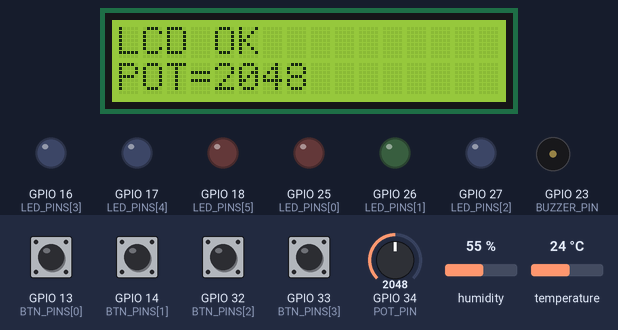
The sketch below on a simulated ESP32. Parts: 16×2 character LCD, output pins drawn as LEDs (lit = HIGH), buzzer (waves = sounding). The inputs (shaded band) are chosen by the test bench; at power-on: GPIO 13 (BTN_PINS[0]), GPIO 14 (BTN_PINS[1]), GPIO 32 (BTN_PINS[2]), GPIO 33 (BTN_PINS[3]) HIGH, GPIO 34 (POT_PIN) = 2048, humidity 55 %, temperature 24 °C (analog values on the 0–4095 scale). What the sketch prints to the serial monitor is not drawn.

Above: at 4.6 s.
4.7 s: GPIO 13 (BTN_PINS[0]) pulled LOW for 0.15 s
At 5.4 s:
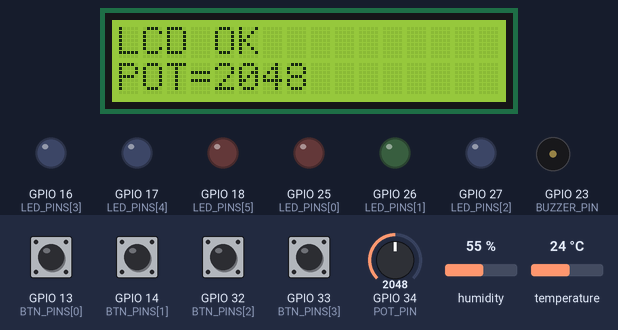
6.3 s: GPIO 34 (POT_PIN) set to 1960
At 6.8 s:
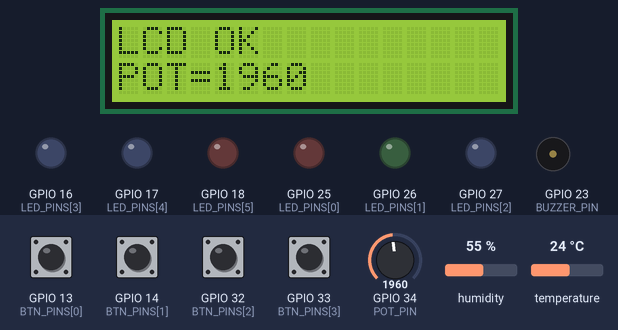
7.9 s: GPIO 14 (BTN_PINS[1]) pulled LOW for 0.15 s
At 9.0 s:
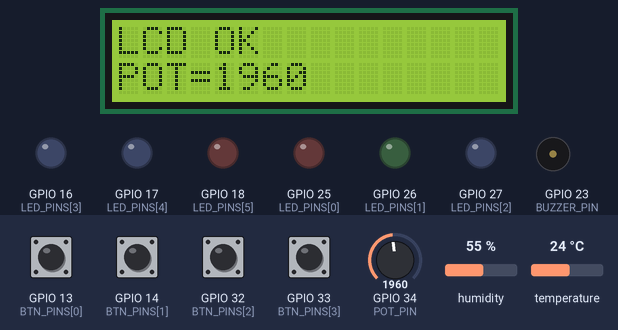
9.5 s: GPIO 34 (POT_PIN) set to 2040
At 10.7 s:
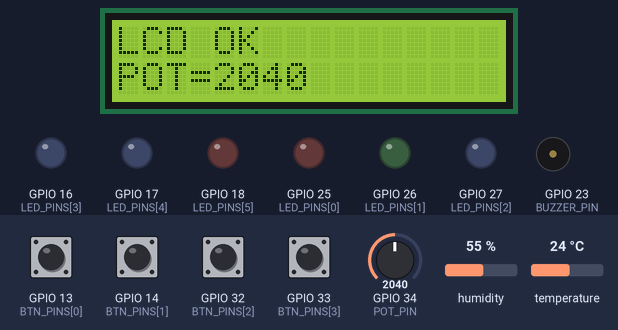
11.4 s: GPIO 32 (BTN_PINS[2]) pulled LOW for 0.15 s
At 12.6 s:
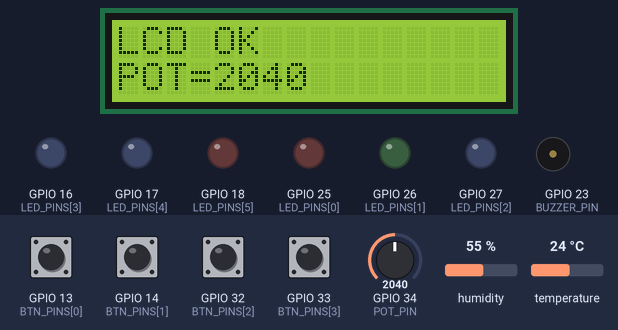
13.0 s: GPIO 33 (BTN_PINS[3]) pulled LOW for 0.15 s
At 14.1 s:
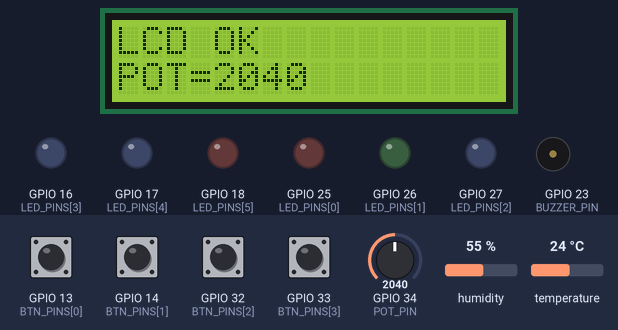
Timing chart, 0 to 15.6 s (numbered marks = the images above; inputs shaded):
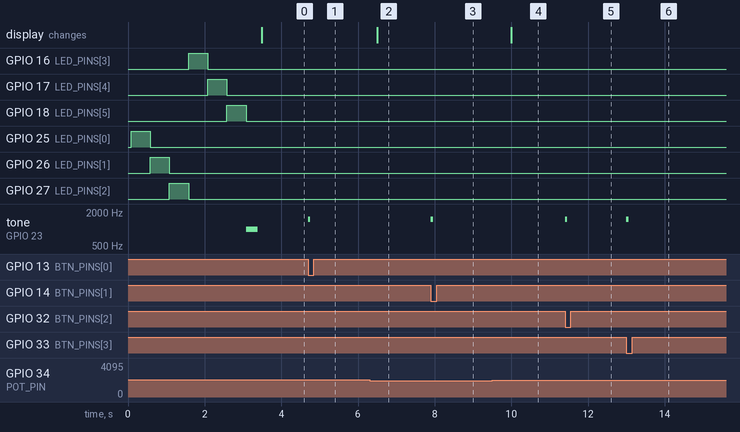

The sketch:

sketch.ino
```cpp
/*
 * 종합과제 2단계 — 회로 점검 스케치 (ESP32 DevKitC V4)
 * I2C LCD : SDA GPIO21, SCL GPIO22, 주소 0x27 → 1행 "LCD OK", 2행 POT 값 표시
 * SENSOR_MODE : 0 DHT11(실물) / 1 DHT22(Wokwi)
 */
#define SENSOR_MODE 1

#include <DHT.h>
#if SENSOR_MODE == 0
  DHT dht(4, DHT11);
#else
  DHT dht(4, DHT22);
#endif

#include <Wire.h>
#include <LiquidCrystal_I2C.h>
LiquidCrystal_I2C lcd(0x27, 16, 2);       // SDA 21, SCL 22, 안 나오면 0x3F

const int POT_PIN = 34;
const int LED_PINS[6] = {25, 26, 27, 16, 17, 18};
const char* LED_NAME[6] = {"상태 빨강(GPIO25)", "상태 초록(GPIO26)", "상태 파랑(GPIO27)",
                           "습도바1 파랑(GPIO16)", "습도바2 파랑(GPIO17)", "습도바3 빨강(GPIO18)"};
const int BUZZER_PIN = 23;
const int BTN_PINS[4] = {13, 14, 32, 33};
const char* BTN_NAME[4] = {"BTN_MODE(GPIO13)", "BTN_ALARM(GPIO14)", "BTN_REPORT(GPIO32)", "BTN_RESET(GPIO33)"};
bool lastBtn[4] = {HIGH, HIGH, HIGH, HIGH};
unsigned long lastPrintMs = 0, lastSensorMs = 0;

void setup() {
  Serial.begin(115200);
  analogReadResolution(12);
  for (int i = 0; i < 6; i++) pinMode(LED_PINS[i], OUTPUT);
  for (int i = 0; i < 4; i++) pinMode(BTN_PINS[i], INPUT_PULLUP);
  dht.begin();
  lcd.init(); lcd.backlight();
  lcd.setCursor(0, 0); lcd.print("LCD OK          ");
  Serial.println("# [점검] LED 순서 확인");
  for (int i = 0; i < 6; i++) {
    digitalWrite(LED_PINS[i], HIGH);
    Serial.printf("  ON  %s\n", LED_NAME[i]);
    delay(500);
    digitalWrite(LED_PINS[i], LOW);
  }
  Serial.println("# [점검] 부저 1kHz 0.3초");
  tone(BUZZER_PIN, 1000, 300);
  delay(400);
  Serial.println("# [점검] 가변저항을 돌리고 버튼을 하나씩 눌러 보세요");
}

void loop() {
  unsigned long now = millis();

  for (int i = 0; i < 4; i++) {
    bool r = digitalRead(BTN_PINS[i]);
    if (r == LOW && lastBtn[i] == HIGH) {
      Serial.printf("# 눌림: %s\n", BTN_NAME[i]);
      tone(BUZZER_PIN, 1500, 60);
    }
    lastBtn[i] = r;
  }

  if (now - lastPrintMs >= 500) {
    lastPrintMs = now;
    int adc = analogRead(POT_PIN);
    Serial.printf("POT=%d mV=%lu\n", adc, (unsigned long)analogReadMilliVolts(POT_PIN));
    char buf[17];
    snprintf(buf, sizeof(buf), "POT=%-4d        ", adc);
    lcd.setCursor(0, 1); lcd.print(buf);
  }

  if (now - lastSensorMs >= 2000) {
    lastSensorMs = now;
    float h = dht.readHumidity(), t = dht.readTemperature();
    Serial.printf("T=%.1fC H=%.0f%%%s\n", t, h, isnan(t) ? "  ← 센서 오류: 배선/라이브러리 확인" : "");
  }
}
```

Measured:
- after the input at 4.7 s, tone on GPIO 23 (BUZZER_PIN): silent → 1500 Hz at once, → silent 0.06 s later
- after the input at 6.3 s, the display: changes after 0.20 s (image 2)
- after the input at 7.9 s, tone on GPIO 23 (BUZZER_PIN): silent → 1500 Hz at once, → silent 0.06 s later
- after the input at 9.5 s, the display: changes after 0.50 s (image 4)
- after the input at 11.4 s, tone on GPIO 23 (BUZZER_PIN): silent → 1500 Hz at once, → silent 0.06 s later
- after the input at 13.0 s, tone on GPIO 23 (BUZZER_PIN): silent → 1500 Hz at once, → silent 0.06 s later
